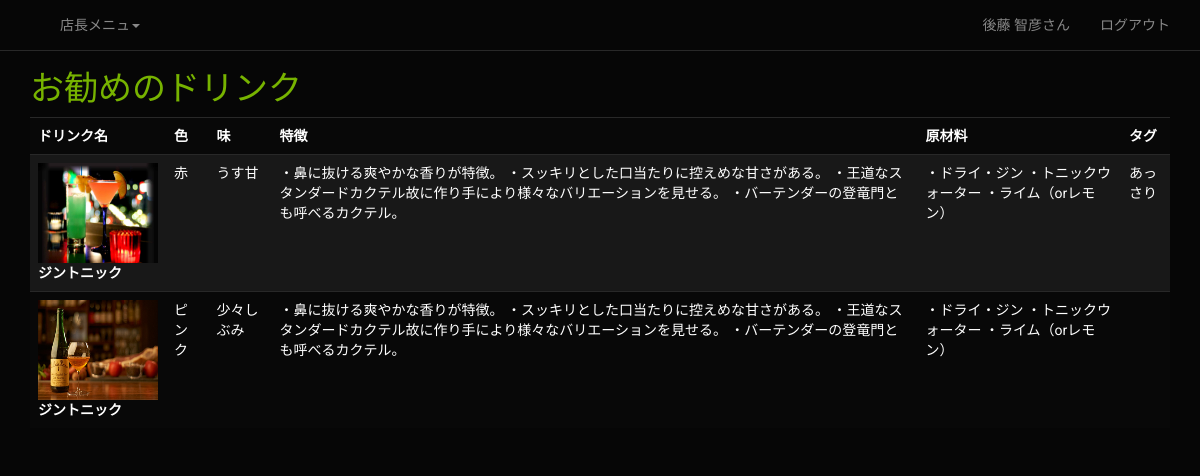
/drink.php (signed in), run on the app's committed database.
### tables this page shows
CREATE TABLE IF NOT EXISTS `tb_drink` (
  `dk_id` bigint(20) unsigned NOT NULL AUTO_INCREMENT,
  `dk_name` varchar(64) NOT NULL,
  `dk_detail` text NOT NULL,
  `color` varchar(32) NOT NULL,
  `taste` text NOT NULL,
  `ingredients` text NOT NULL,
  `alcohol` float NOT NULL,
  `maker` varchar(64) NOT NULL,
  `price` int(11) NOT NULL,
  UNIQUE KEY `dk_id` (`dk_id`)
);

### src/drink.php (the view, shortened to what this page needs)
<?php
include('page_header.php');
require_once('db_inc.php');
echo '<h3 class="text-success">お勧めのドリンク</h3>';
$sql = "SELECT * FROM tb_tags" ;
$rs = mysql_query($sql, $conn);
$tags =array();
if ($rs) {
  $row = mysql_fetch_array($rs) ;
  while ($row) {
    $id = $row['dk_id'];
    $tags[$id] = isset($tags[$id]) ? $tags[$id] .'、' . $row['tag'] : $row['tag'];
    $row = mysql_fetch_array($rs) ;
  }
}
$sql = "SELECT * FROM tb_drink";
$rs = mysql_query($sql, $conn);
if ($rs) {
  echo '<table class="table table-striped table-hover">';
  echo '<tr><th>ドリンク名</th><th>色</th><th>味</th><th>特徴</th><th>原材料</th><th>タグ</th></tr>';
  $row = mysql_fetch_array($rs) ;
  while ($row) {
    $id = $row['dk_id'];
    $fname = 'dk' .str_pad($id,5,'0',STR_PAD_LEFT) . '.jpg';
    $tag = isset($tags[$id]) ? $tags[$id] : '';
    echo '<tr data-href="drink_detail.php?id='. $id . '">';
    echo '<th>' .'<img src="../img/'.$fname .'" height="100px" width="120px"><br>'. $row['dk_name']. '</th>';
    echo '<td>' . $row['color'] . '</td>';
    echo '<td>' . $row['taste'] . '</td>';
    $det = preg_replace('/#/','・',$row['dk_detail']);
    $ind = preg_replace('/#/','・',$row['ingredients']);
    echo '<td>' . $det . '</td>';
    echo '<td>' . $ind . '</td>';
    echo '<td>' . $tag . '</td>';
    echo '</tr>';
    $row = mysql_fetch_array($rs) ;
  }
  echo '</table>';
}
include('page_footer.php');
?>

### data on the page
tb_drink: shows a picture, dk_name "ジントニック", color "赤", taste "うす甘", dk_detail "・鼻に抜ける爽やかな香りが特徴。 ・スッキリとした口当たりに控えめな甘さがある。 ・王道なスタンダードカクテル故に作り手により様々なバリエーションを見せる。 ・バーテンダーの登竜門とも呼べるカクテル。", ingredients "・ドライ・ジン ・トニックウォーター ・ライム（orレモン）", dk_id "あっさり"
tb_drink: shows a picture, dk_name "ジントニック", color "ピンク", taste "少々しぶみ", dk_detail "・鼻に抜ける爽やかな香りが特徴。 ・スッキリとした口当たりに控えめな甘さがある。 ・王道なスタンダードカクテル故に作り手により様々なバリエーションを見せる。 ・バーテンダーの登竜門とも呼べるカクテル。", ingredients "・ドライ・ジン ・トニックウォーター ・ライム（orレモン）"

### other printed values
$urname "店長"
$uname "後藤 智彦"
$label "ログアウト"
